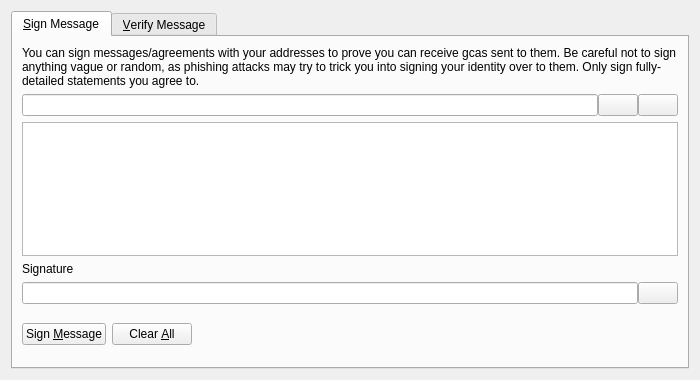
<?xml version="1.0" encoding="UTF-8"?>
<ui version="4.0">
 <class>SignVerifyMessageDialog</class>
 <widget class="QDialog" name="SignVerifyMessageDialog">
  <property name="geometry">
   <rect>
    <x>0</x>
    <y>0</y>
    <width>700</width>
    <height>380</height>
   </rect>
  </property>
  <property name="windowTitle">
   <string>Signatures - Sign / Verify a Message</string>
  </property>
  <property name="modal">
   <bool>true</bool>
  </property>
  <layout class="QVBoxLayout" name="verticalLayout">
   <item>
    <widget class="QTabWidget" name="tabWidget">
     <property name="currentIndex">
      <number>0</number>
     </property>
     <widget class="QWidget" name="tabSignMessage">
      <attribute name="title">
       <string>&amp;Sign Message</string>
      </attribute>
      <layout class="QVBoxLayout" name="verticalLayout_SM">
       <item>
        <widget class="QLabel" name="infoLabel_SM">
         <property name="text">
          <string>You can sign messages/agreements with your addresses to prove you can receive gcas sent to them. Be careful not to sign anything vague or random, as phishing attacks may try to trick you into signing your identity over to them. Only sign fully-detailed statements you agree to.</string>
         </property>
         <property name="textFormat">
          <enum>Qt::PlainText</enum>
         </property>
         <property name="wordWrap">
          <bool>true</bool>
         </property>
        </widget>
       </item>
       <item>
        <layout class="QHBoxLayout" name="horizontalLayout_1_SM">
         <property name="spacing">
          <number>0</number>
         </property>
         <item>
          <widget class="QValidatedLineEdit" name="addressIn_SM">
           <property name="toolTip">
            <string>The GCA address to sign the message with</string>
           </property>
          </widget>
         </item>
         <item>
          <widget class="QPushButton" name="addressBookButton_SM">
           <property name="toolTip">
            <string>Choose previously used address</string>
           </property>
           <property name="text">
            <string/>
           </property>
           <property name="icon">
            <iconset resource="../bitcoin.qrc">
             <normaloff>:/icons/address-book</normaloff>:/icons/address-book</iconset>
           </property>
           <property name="shortcut">
            <string>Alt+A</string>
           </property>
           <property name="autoDefault">
            <bool>false</bool>
           </property>
          </widget>
         </item>
         <item>
          <widget class="QPushButton" name="pasteButton_SM">
           <property name="toolTip">
            <string>Paste address from clipboard</string>
           </property>
           <property name="text">
            <string/>
           </property>
           <property name="icon">
            <iconset resource="../bitcoin.qrc">
             <normaloff>:/icons/editpaste</normaloff>:/icons/editpaste</iconset>
           </property>
           <property name="shortcut">
            <string>Alt+P</string>
           </property>
           <property name="autoDefault">
            <bool>false</bool>
           </property>
          </widget>
         </item>
        </layout>
       </item>
       <item>
        <widget class="QPlainTextEdit" name="messageIn_SM">
         <property name="toolTip">
          <string>Enter the message you want to sign here</string>
         </property>
        </widget>
       </item>
       <item>
        <widget class="QLabel" name="signatureLabel_SM">
         <property name="text">
          <string>Signature</string>
         </property>
         <property name="textFormat">
          <enum>Qt::PlainText</enum>
         </property>
        </widget>
       </item>
       <item>
        <layout class="QHBoxLayout" name="horizontalLayout_2_SM">
         <property name="spacing">
          <number>0</number>
         </property>
         <item>
          <widget class="QLineEdit" name="signatureOut_SM">
           <property name="font">
            <font>
             <italic>true</italic>
            </font>
           </property>
           <property name="readOnly">
            <bool>true</bool>
           </property>
          </widget>
         </item>
         <item>
          <widget class="QPushButton" name="copySignatureButton_SM">
           <property name="toolTip">
            <string>Copy the current signature to the system clipboard</string>
           </property>
           <property name="text">
            <string/>
           </property>
           <property name="icon">
            <iconset resource="../bitcoin.qrc">
             <normaloff>:/icons/editcopy</normaloff>:/icons/editcopy</iconset>
           </property>
           <property name="autoDefault">
            <bool>false</bool>
           </property>
          </widget>
         </item>
        </layout>
       </item>
       <item>
        <layout class="QHBoxLayout" name="horizontalLayout_3_SM">
         <item>
          <widget class="QPushButton" name="signMessageButton_SM">
           <property name="toolTip">
            <string>Sign the message to prove you own this GCA address</string>
           </property>
           <property name="text">
            <string>Sign &amp;Message</string>
           </property>
           <property name="icon">
            <iconset resource="../bitcoin.qrc">
             <normaloff>:/icons/edit</normaloff>:/icons/edit</iconset>
           </property>
           <property name="autoDefault">
            <bool>false</bool>
           </property>
          </widget>
         </item>
         <item>
          <widget class="QPushButton" name="clearButton_SM">
           <property name="toolTip">
            <string>Reset all sign message fields</string>
           </property>
           <property name="text">
            <string>Clear &amp;All</string>
           </property>
           <property name="icon">
            <iconset resource="../bitcoin.qrc">
             <normaloff>:/icons/remove</normaloff>:/icons/remove</iconset>
           </property>
           <property name="autoDefault">
            <bool>false</bool>
           </property>
          </widget>
         </item>
         <item>
          <spacer name="horizontalSpacer_1_SM">
           <property name="orientation">
            <enum>Qt::Horizontal</enum>
           </property>
           <property name="sizeHint" stdset="0">
            <size>
             <width>40</width>
             <height>48</height>
            </size>
           </property>
          </spacer>
         </item>
         <item>
          <widget class="QLabel" name="statusLabel_SM">
           <property name="font">
            <font>
             <weight>75</weight>
             <bold>true</bold>
            </font>
           </property>
           <property name="text">
            <string/>
           </property>
           <property name="wordWrap">
            <bool>true</bool>
           </property>
          </widget>
         </item>
         <item>
          <spacer name="horizontalSpacer_2_SM">
           <property name="orientation">
            <enum>Qt::Horizontal</enum>
           </property>
           <property name="sizeHint" stdset="0">
            <size>
             <width>40</width>
             <height>48</height>
            </size>
           </property>
          </spacer>
         </item>
        </layout>
       </item>
      </layout>
     </widget>
     <widget class="QWidget" name="tabVerifyMessage">
      <attribute name="title">
       <string>&amp;Verify Message</string>
      </attribute>
      <layout class="QVBoxLayout" name="verticalLayout_VM">
       <item>
        <widget class="QLabel" name="infoLabel_VM">
         <property name="text">
          <string>Enter the receiver's address, message (ensure you copy line breaks, spaces, tabs, etc. exactly) and signature below to verify the message. Be careful not to read more into the signature than what is in the signed message itself, to avoid being tricked by a man-in-the-middle attack. Note that this only proves the signing party receives with the address, it cannot prove sendership of any transaction!</string>
         </property>
         <property name="textFormat">
          <enum>Qt::PlainText</enum>
         </property>
         <property name="alignment">
          <set>Qt::AlignLeading|Qt::AlignLeft|Qt::AlignTop</set>
         </property>
         <property name="wordWrap">
          <bool>true</bool>
         </property>
        </widget>
       </item>
       <item>
        <layout class="QHBoxLayout" name="horizontalLayout_1_VM">
         <property name="spacing">
          <number>0</number>
         </property>
         <item>
          <widget class="QValidatedLineEdit" name="addressIn_VM">
           <property name="toolTip">
            <string>The GCA address the message was signed with</string>
           </property>
          </widget>
         </item>
         <item>
          <widget class="QPushButton" name="addressBookButton_VM">
           <property name="toolTip">
            <string>Choose previously used address</string>
           </property>
           <property name="text">
            <string/>
           </property>
           <property name="icon">
            <iconset resource="../bitcoin.qrc">
             <normaloff>:/icons/address-book</normaloff>:/icons/address-book</iconset>
           </property>
           <property name="shortcut">
            <string>Alt+A</string>
           </property>
           <property name="autoDefault">
            <bool>false</bool>
           </property>
          </widget>
         </item>
        </layout>
       </item>
       <item>
        <widget class="QPlainTextEdit" name="messageIn_VM"/>
       </item>
       <item>
        <widget class="QValidatedLineEdit" name="signatureIn_VM"/>
       </item>
       <item>
        <layout class="QHBoxLayout" name="horizontalLayout_2_VM">
         <item>
          <widget class="QPushButton" name="verifyMessageButton_VM">
           <property name="toolTip">
            <string>Verify the message to ensure it was signed with the specified GCA address</string>
           </property>
           <property name="text">
            <string>Verify &amp;Message</string>
           </property>
           <property name="icon">
            <iconset resource="../bitcoin.qrc">
             <normaloff>:/icons/transaction_0</normaloff>:/icons/transaction_0</iconset>
           </property>
           <property name="autoDefault">
            <bool>false</bool>
           </property>
          </widget>
         </item>
         <item>
          <widget class="QPushButton" name="clearButton_VM">
           <property name="toolTip">
            <string>Reset all verify message fields</string>
           </property>
           <property name="text">
            <string>Clear &amp;All</string>
           </property>
           <property name="icon">
            <iconset resource="../bitcoin.qrc">
             <normaloff>:/icons/remove</normaloff>:/icons/remove</iconset>
           </property>
           <property name="autoDefault">
            <bool>false</bool>
           </property>
          </widget>
         </item>
         <item>
          <spacer name="horizontalSpacer_1_VM">
           <property name="orientation">
            <enum>Qt::Horizontal</enum>
           </property>
           <property name="sizeHint" stdset="0">
            <size>
             <width>40</width>
             <height>48</height>
            </size>
           </property>
          </spacer>
         </item>
         <item>
          <widget class="QLabel" name="statusLabel_VM">
           <property name="font">
            <font>
             <weight>75</weight>
             <bold>true</bold>
            </font>
           </property>
           <property name="text">
            <string/>
           </property>
           <property name="wordWrap">
            <bool>true</bool>
           </property>
          </widget>
         </item>
         <item>
          <spacer name="horizontalSpacer_2_VM">
           <property name="orientation">
            <enum>Qt::Horizontal</enum>
           </property>
           <property name="sizeHint" stdset="0">
            <size>
             <width>40</width>
             <height>48</height>
            </size>
           </property>
          </spacer>
         </item>
        </layout>
       </item>
      </layout>
     </widget>
    </widget>
   </item>
  </layout>
 </widget>
 <customwidgets>
  <customwidget>
   <class>QValidatedLineEdit</class>
   <extends>QLineEdit</extends>
   <header>qvalidatedlineedit.h</header>
  </customwidget>
 </customwidgets>
 <resources>
  <include location="../bitcoin.qrc"/>
 </resources>
 <connections/>
</ui>
